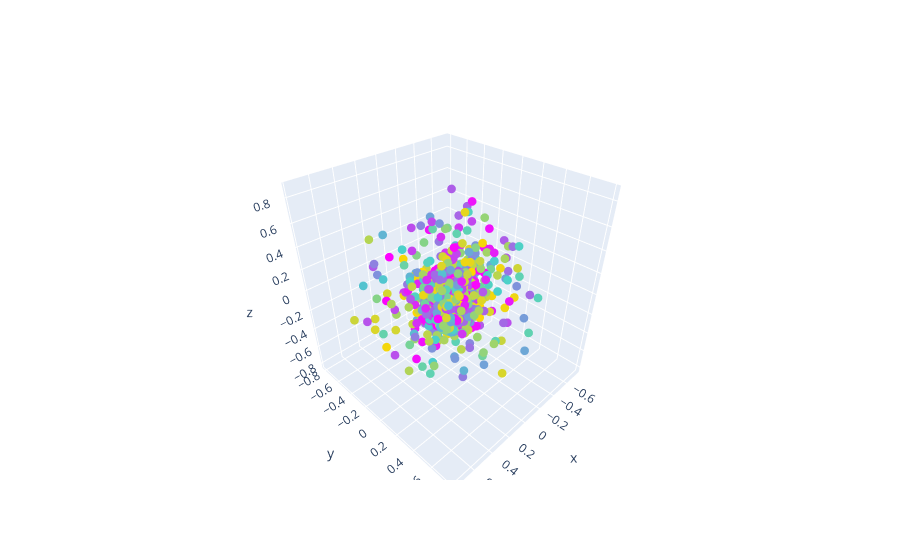

The notebook cell this image was saved under:
### Code cell
# 1258, 16010, 21000, 25000
pcd_ind = 16010
show_pcd(gen_pcds[pcd_ind], marker_size=3)

### Figure 1 — Plotly figure (JSON) as saved in the notebook; plotly's stock layout.template omitted (floating-point values rounded to 4 significant figures; data arrays with more than 128 entries replaced by an {"elided": "..."} marker saying what was removed)
{"data": [{"marker": {"color": {"elided": "2048 float values"}, "colorscale": [[0, "gold"], [0.5, "mediumturquoise"], [1, "magenta"]], "size": 3}, "mode": "markers", "type": "scatter3d", "x": {"elided": "2048 float values"}, "y": {"elided": "2048 float values"}, "z": {"elided": "2048 float values"}}], "layout": {}}
